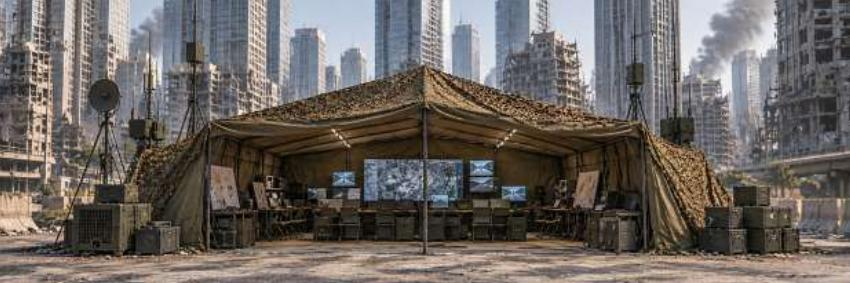
#> input picture examples/prestudy/base_COMMAND_POST.png, 850 x 283 px
$ python -i synthetic_template.py   (imports and definitions only)
#> lines starting #> are read from the running program, lines starting #| are printed output that depends on the picture; after the words box and inside, x2 and y2 are one past the last pixel; in counts of white or black regions, pixels touching at a corner belong together
#> further down, picture is the input picture: shape (283, 850, 3); mean B, G, R 97.1, 101.4, 108
### src/maicon_sim/backends/bullet/asset_builder.py
"""Deterministic synthetic fixtures, not official competition artwork.

The fixed vectors contain no letters, labels, IDs or class-specific background.
Only public training template shapes are needed by the RGB reference detector.
"""
from __future__ import annotations

import copy
import hashlib
import json
from dataclasses import dataclass
from pathlib import Path
from typing import Any

from PIL import Image, ImageDraw
import yaml

GENERATOR_VERSION = 'procedural_v1'
OBJECT_LABELS = ('military_truck', 'mortar', 'tank', 'missile', 'ammo_box', 'drum')


def synthetic_image(label: str, size: int = 512) -> Image.Image:
    """Render a fixed monochrome silhouette with a common registration border."""
    image = Image.new('RGBA', (512, 512), (245, 245, 245, 255))
    d = ImageDraw.Draw(image)
    ink = (28, 28, 28, 255)
    d.rectangle((16, 16, 495, 495), outline=ink, width=12)
    if label == 'military_truck':
        d.rectangle((85, 200, 315, 335), fill=ink)
        d.polygon([(315, 245), (375, 245), (425, 300), (425, 355), (315, 355)], fill=ink)
        d.rectangle((330, 260, 365, 290), fill='white')
        for x in (135, 255, 380): d.ellipse((x-30, 325, x+30, 385), fill=ink)
    elif label == 'mortar':
        d.polygon([(150, 370), (310, 345), (365, 385), (120, 410)], fill=ink)
        d.line((235, 345, 345, 100), fill=ink, width=43)
        d.line((235, 260, 165, 370), fill=ink, width=18)
        d.line((235, 260, 300, 365), fill=ink, width=18)
    elif label == 'tank':
        d.rounded_rectangle((85, 285, 420, 385), radius=45, fill=ink)
        d.rectangle((120, 265, 385, 335), fill=ink)
        d.rectangle((190, 205, 305, 280), fill=ink)
        d.rectangle((275, 221, 440, 244), fill=ink)
        for x in (140, 205, 270, 335, 380): d.ellipse((x-13, 332, x+13, 358), fill='white')
    elif label == 'missile':
        d.polygon([(255, 70), (300, 155), (300, 355), (255, 400), (210, 355), (210, 155)], fill=ink)
        d.polygon([(210, 285), (130, 390), (210, 365)], fill=ink)
        d.polygon([(300, 285), (380, 390), (300, 365)], fill=ink)
        d.line((255, 415, 255, 450), fill=ink, width=18)
    elif label == 'ammo_box':
        d.polygon([(105, 190), (365, 190), (410, 235), (150, 235)], outline=ink, fill=(200, 200, 200), width=13)
        d.polygon([(105, 190), (150, 235), (150, 390), (105, 345)], outline=ink, fill=(220, 220, 220), width=13)
        d.rectangle((150, 235, 410, 390), outline=ink, width=16)
        d.rectangle((230, 280, 325, 315), outline=ink, width=10)
    elif label == 'drum':
        d.rectangle((150, 145, 360, 385), fill=(210, 210, 210), outline=ink, width=12)
        d.ellipse((150, 95, 360, 190), fill=(235, 235, 235), outline=ink, width=12)
        d.arc((150, 335, 360, 430), 0, 180, fill=ink, width=12)
        d.line((150, 385, 150, 145), fill=ink, width=12)
        d.line((360, 385, 360, 145), fill=ink, width=12)
        for y in (235, 310): d.line((153, y, 357, y), fill=ink, width=16)
    elif label == 'COMMS':
        d.line((255, 130, 255, 405), fill=ink, width=20)
        d.polygon([(255, 130), (165, 405), (345, 405)], outline=ink, width=12)
        d.arc((120, 70, 390, 290), 210, 330, fill=ink, width=13)
        d.arc((165, 105, 345, 250), 210, 330, fill=ink, width=13)
    elif label == 'OUTPOST':
        d.rectangle((140, 150, 370, 245), outline=ink, width=16)
        for x in (170, 340): d.line((x, 245, x, 420), fill=ink, width=18)
        d.line((175, 250, 335, 410), fill=ink, width=16)
        d.line((335, 250, 175, 410), fill=ink, width=16)
        d.polygon([(115, 150), (255, 70), (395, 150)], fill=ink)
    elif label == 'RADAR':
        d.pieslice((110, 80, 380, 330), 30, 210, fill=ink)
        d.line((250, 290, 250, 405), fill=ink, width=24)
        d.line((170, 410, 335, 410), fill=ink, width=24)
    else:
        for y in range(120, 390, 60):
            d.rectangle((90, y, 420, y+16), fill=ink)
            for x in range(90 + (30 if y % 120 else 0), 420, 90): d.rectangle((x, y, x+10, y+60), fill=ink)
    return image if size == 512 else image.resize((size, size), Image.Resampling.LANCZOS)


def file_sha256(path: Path) -> str:
    return hashlib.sha256(path.read_bytes()).hexdigest()


def manifest_sha256(manifest: dict[str, Any]) -> str:
    return hashlib.sha256(json.dumps(manifest, sort_keys=True, separators=(',', ':'), allow_nan=False).encode()).hexdigest()


@dataclass(frozen=True)
class ResolvedAssets:
    manifest: dict[str, Any]
    root: Path
    manifest_path: Path

    # [67 lines left out: functions path_for, resolve_assets, load_resolved_assets, not called in this run]

### src/maicon_sim/perception/synthetic_template.py
"""Image-only contour/template reference for generated fixture artwork.

This detector has no access to scenario entities, segmentation, original face
IDs or render annotations. Its public synthetic training templates are generated
locally from fixed vectors. It is a pipeline check, not a competition model.
"""
from __future__ import annotations

from typing import Any
import numpy as np

from maicon_sim.backends.bullet.asset_builder import OBJECT_LABELS, synthetic_image


def _corners(points: np.ndarray) -> np.ndarray:
    pts = np.asarray(points, dtype=np.float32).reshape(4, 2)
    center = pts.mean(axis=0)
    angle = np.arctan2(pts[:, 1] - center[1], pts[:, 0] - center[0])
    pts = pts[np.argsort(angle)]
    return np.roll(pts, -int(np.argmin(pts.sum(axis=1))), axis=0)


def _iou(a: list[float], b: list[float]) -> float:
    w = max(0., min(a[2], b[2])-max(a[0], b[0]))
    h = max(0., min(a[3], b[3])-max(a[1], b[1]))
    intersection = w*h
    return intersection / max(1e-12, (a[2]-a[0])*(a[3]-a[1])+(b[2]-b[0])*(b[3]-b[1])-intersection)


class SyntheticTemplateDetector:
    def __init__(self, threshold: float = .75, min_area_px: float = 256., nms_iou: float = .5):
#> called with threshold = 0.75, min_area_px = 256, nms_iou = 0.5
        import cv2
        self.cv2 = cv2
        self.threshold = float(threshold)
        self.min_area_px = float(min_area_px)
        self.nms_iou = float(nms_iou)
        self.templates: dict[str, np.ndarray] = {}
        for label in OBJECT_LABELS:
            pixels = np.asarray(synthetic_image(label).convert('L'))[16:496, 16:496]
            self.templates[label] = cv2.resize(pixels, (128, 128), interpolation=cv2.INTER_AREA)
#> this loop made 6 passes
#> pass 1, in __init__, `pixels = np.asarray(synthetic_image(label).convert('L'))[16:496, 16:496]`:
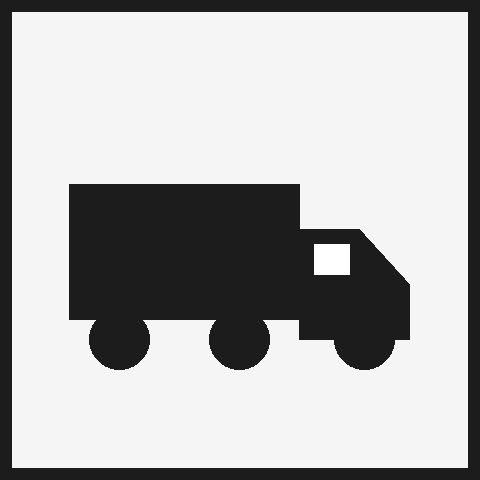
#> pixels: shape (480, 480); min 28, max 255, mean 179
#> pass 2, in __init__, `pixels = np.asarray(synthetic_image(label).convert('L'))[16:496, 16:496]`:
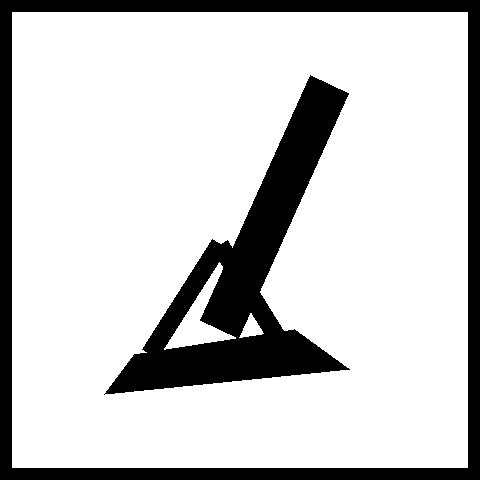
#> pixels: shape (480, 480); values 28 (black) and 245 (white), 80.2% white; 2 black regions, box (x1, y1, x2, y2) and area: (104, 75, 350, 395) 23158, (0, 0, 480, 480) 22464
#> pass 3, in __init__, `pixels = np.asarray(synthetic_image(label).convert('L'))[16:496, 16:496]`:
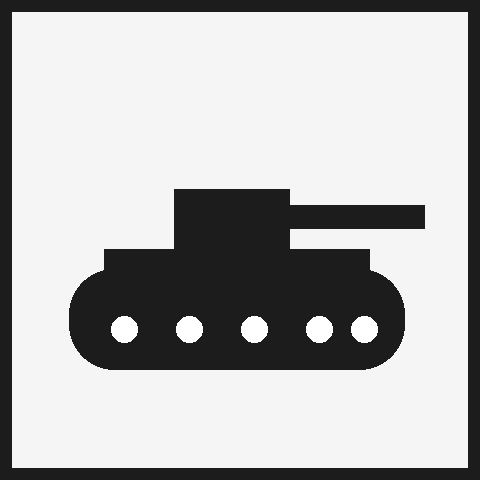
#> pixels: shape (480, 480); min 28, max 255, mean 181.7
#> after the loop:
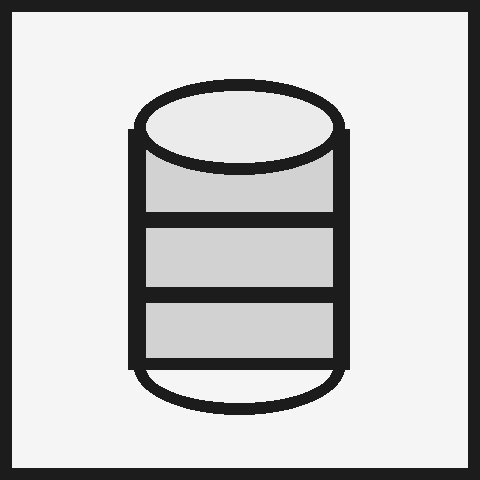
#> pixels: shape (480, 480); min 28, max 245, mean 196
#> after the loop, self.templates = 6 items

    def detect(self, bgr: np.ndarray) -> list[dict[str, Any]]:
        cv2 = self.cv2
        if bgr.dtype != np.uint8 or bgr.ndim != 3 or bgr.shape[2] != 3:
            raise ValueError('VisionCallback expects uint8 HxWx3 BGR pixels')
        gray = cv2.cvtColor(np.ascontiguousarray(bgr), cv2.COLOR_BGR2GRAY)
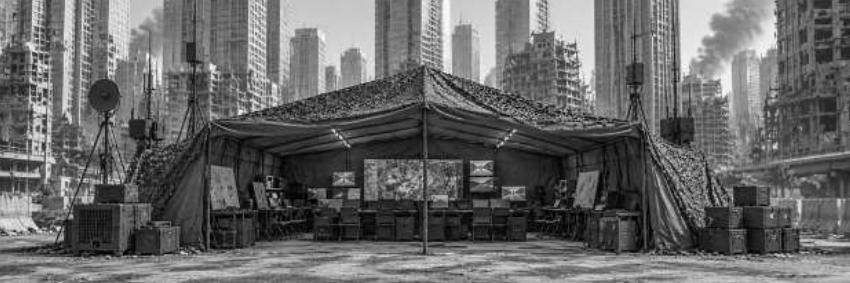
#> gray: shape (283, 850); min 0, max 255, mean 102.9
        otsu, _ = cv2.threshold(gray, 0, 255, cv2.THRESH_BINARY_INV | cv2.THRESH_OTSU)
#> otsu = 109
        # Detect the common black border, not the illuminated gray wall/floor.
        _, dark = cv2.threshold(gray, min(80., float(otsu)), 255, cv2.THRESH_BINARY_INV)
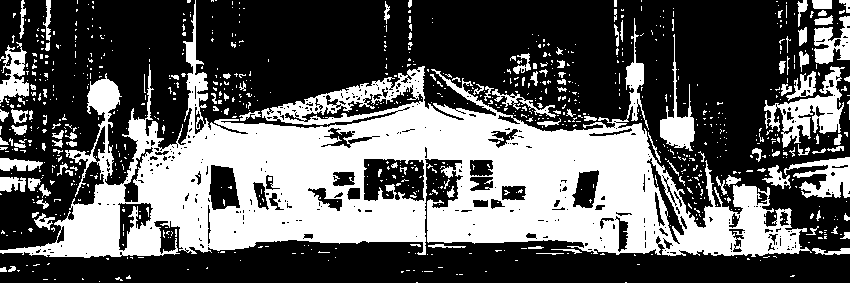
#> dark: shape (283, 850); 37.1% white; 887 white regions (770 under 20 px)
        contours, _ = cv2.findContours(dark, cv2.RETR_LIST, cv2.CHAIN_APPROX_SIMPLE)
#> contours = 1327 contours, 1173 with area under 20; largest, box (x1, y1, x2, y2) and area: (0, 0, 812, 258) 81814, (363, 158, 425, 202) 2360, (764, 66, 845, 148) 2248, (784, 157, 850, 198) 1286, (301, 86, 424, 123) 1230
        candidates: list[dict[str, Any]] = []
        destination = np.float32([[0, 0], [127, 0], [127, 127], [0, 127]])
        for contour in contours:
            area = cv2.contourArea(contour)
            if area < self.min_area_px: continue
            corners = cv2.approxPolyDP(contour, .025*cv2.arcLength(contour, True), True)
            if len(corners) != 4 or not cv2.isContourConvex(corners): continue
            corners = _corners(corners)
            edges = np.roll(corners, -1, axis=0)-corners
            lengths = np.linalg.norm(edges, axis=1)
            if min(lengths) < 4: continue
            cosines = np.sum(edges*np.roll(-edges, 1, axis=0), axis=1)/(lengths*np.roll(lengths, 1))
            if np.any(np.abs(cosines) > .85): continue
            warp = cv2.warpPerspective(gray, cv2.getPerspectiveTransform(corners, destination), (128,128))
            scores = []
            for template in self.templates.values():
                scores.append(max(float(cv2.matchTemplate(warp, np.rot90(template, k).copy(), cv2.TM_CCOEFF_NORMED)[0,0]) for k in range(4)))
            maximum = max(scores)
            if maximum < self.threshold: continue
            probabilities = np.exp((np.asarray(scores)-maximum)/.1)
            probabilities /= probabilities.sum()
            x,y,w,h = cv2.boundingRect(corners)
            bbox = [float(x), float(y), float(min(x+w,bgr.shape[1])), float(min(y+h,bgr.shape[0]))]
            candidates.append({'kind':'object', 'bbox_xyxy_px':bbox,
                'class_probs':dict(zip(self.templates, map(float, probabilities))),
                'confidence':float(maximum)})
#> this loop made 1327 passes
#> area on pass 24: 20.5
#> after the loop, candidates = []
        selected: list[dict[str, Any]] = []
        for candidate in sorted(candidates, key=lambda a:(-a['confidence'],a['bbox_xyxy_px'])):
            if all(_iou(candidate['bbox_xyxy_px'], old['bbox_xyxy_px']) <= self.nms_iou for old in selected):
                selected.append(candidate)
#> this loop made 0 passes
#> after the loop, selected = []
        return selected

    __call__ = detect

    def process(self, frame: dict[str, Any]) -> dict[str, Any]:
        data = frame['data']
        return {k:frame[k] for k in ('sequence','captured_tick','received_tick','camera_id','width_px','height_px')} | {'detections':self.detect(data)}

>>> import cv2
>>> picture = cv2.imread('../../../examples/prestudy/base_COMMAND_POST.png')
>>> result = SyntheticTemplateDetector().detect(picture)
#> result = []

$ run again, on examples/prestudy/base_MAINTENANCE.png
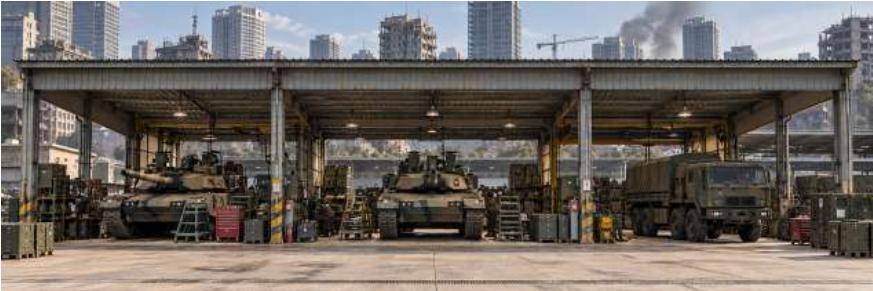
#> input picture examples/prestudy/base_MAINTENANCE.png, 873 x 291 px
#> picture is the input picture: shape (291, 873, 3); mean B, G, R 98.3, 103, 109.5
#> after the loop in __init__, `for label in OBJECT_LABELS:`: self.templates = 6 items
#> otsu = 115
#> in detect, `_, dark = cv2.threshold(gray, min(80., float(otsu)), 255, cv2.THRESH_B..`:
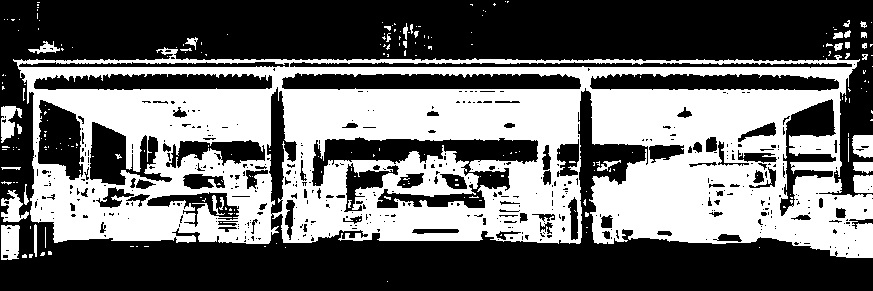
#> dark: shape (291, 873); 42.4% white; 234 white regions (199 under 20 px)
#> contours = 732 contours, 588 with area under 20; largest, box (x1, y1, x2, y2) and area: (13, 47, 873, 258) 143712, (311, 136, 539, 209) 6905, (281, 72, 582, 91) 4534, (589, 73, 840, 92) 3661, (33, 73, 273, 91) 3450
#> the loop in detect, `for contour in contours:` made 732 passes
#> area on passes 2, 47, 59: 22, 166.5, 73
#> after the loop in detect, `for contour in contours:`:
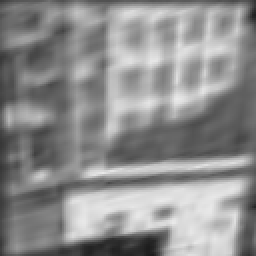
#> warp: shape (128, 128) (shown 2 times larger); min 29, max 234, mean 141.9
#> after the loop in detect, `for contour in contours:`: candidates = []

$ run again, on examples/prestudy/base_SUPPLY_DEPOT.png
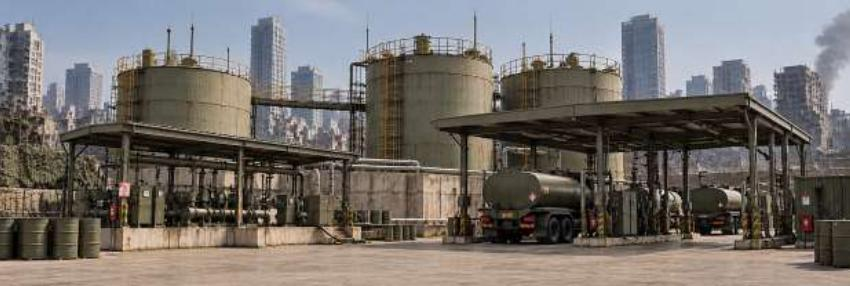
#> input picture examples/prestudy/base_SUPPLY_DEPOT.png, 850 x 286 px
#> picture is the input picture: shape (286, 850, 3); mean B, G, R 108, 111.9, 117
#> after the loop in __init__, `for label in OBJECT_LABELS:`: self.templates = 6 items
#> otsu = 115
#> in detect, `_, dark = cv2.threshold(gray, min(80., float(otsu)), 255, cv2.THRESH_B..`:
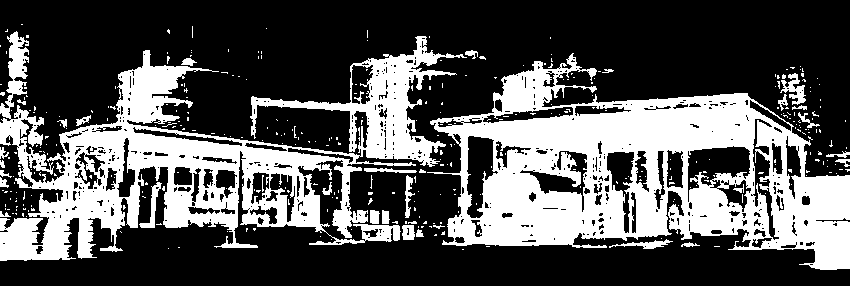
#> dark: shape (286, 850); 33.5% white; 365 white regions (332 under 20 px)
#> contours = 876 contours, 720 with area under 20; largest, box (x1, y1, x2, y2) and area: (427, 53, 850, 270) 53242, (0, 31, 467, 261) 39273, (687, 145, 751, 203) 1960, (466, 135, 499, 219) 1652, (519, 150, 588, 213) 1274
#> the loop in detect, `for contour in contours:` made 876 passes
#> area on passes 9, 10, 13: 50, 55, 34.5
#> after the loop in detect, `for contour in contours:`:
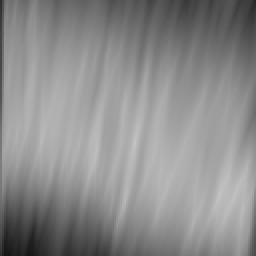
#> warp: shape (128, 128) (shown 2 times larger); min 20, max 196, mean 139.6
#> after the loop in detect, `for contour in contours:`: candidates = []

$ run again, on examples/prestudy/decoy_barrier.png
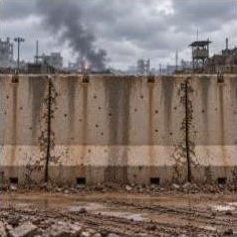
#> input picture examples/prestudy/decoy_barrier.png, 237 x 237 px
#> picture is the input picture: shape (237, 237, 3); mean B, G, R 106.2, 113.5, 127.8
#> after the loop in __init__, `for label in OBJECT_LABELS:`: self.templates = 6 items
#> in detect, `gray = cv2.cvtColor(np.ascontiguousarray(bgr), cv2.COLOR_BGR2GRAY)`:
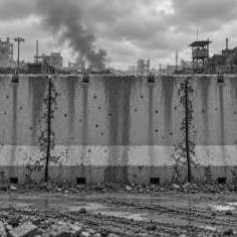
#> gray: shape (237, 237); min 1, max 241, mean 116.9
#> otsu = 122
#> in detect, `_, dark = cv2.threshold(gray, min(80., float(otsu)), 255, cv2.THRESH_B..`:
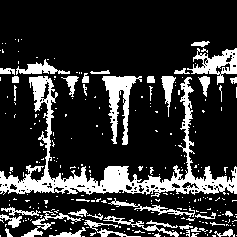
#> dark: shape (237, 237); 19.7% white; 252 white regions (216 under 20 px)
#> contours = 380 contours, 340 with area under 20; largest, box (x1, y1, x2, y2) and area: (0, 76, 237, 197) 4751, (102, 76, 142, 145) 894, (187, 48, 237, 85) 771, (16, 59, 70, 75) 274, (103, 216, 179, 237) 214
#> the loop in detect, `for contour in contours:` made 380 passes
#> area on passes 24, 30, 33: 50, 21, 87
#> after the loop in detect, `for contour in contours:`: candidates = []
